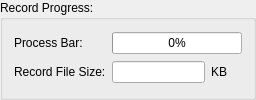
                      <widget class="QGroupBox" name="gbox_record">
                       <property name="title">
                        <string>Record Progress:</string>
                       </property>
                       <layout class="QGridLayout" name="gridLayout_11" columnstretch="1,3,1">
                        <item row="0" column="0">
                         <widget class="QLabel" name="label_4">
                          <property name="text">
                           <string>Process Bar:</string>
                          </property>
                         </widget>
                        </item>
                        <item row="0" column="1" colspan="2">
                         <widget class="QProgressBar" name="bar_Record">
                          <property name="value">
                           <number>0</number>
                          </property>
                         </widget>
                        </item>
                        <item row="1" column="0">
                         <widget class="QLabel" name="lab_FileName">
                          <property name="text">
                           <string>Record File Size:</string>
                          </property>
                         </widget>
                        </item>
                        <item row="1" column="1">
                         <widget class="QLineEdit" name="lin_SizeAndTime">
                          <property name="readOnly">
                           <bool>true</bool>
                          </property>
                         </widget>
                        </item>
                        <item row="1" column="2">
                         <widget class="QLabel" name="lab_FileUnit">
                          <property name="text">
                           <string>KB</string>
                          </property>
                         </widget>
                        </item>
                       </layout>
                      </widget>
